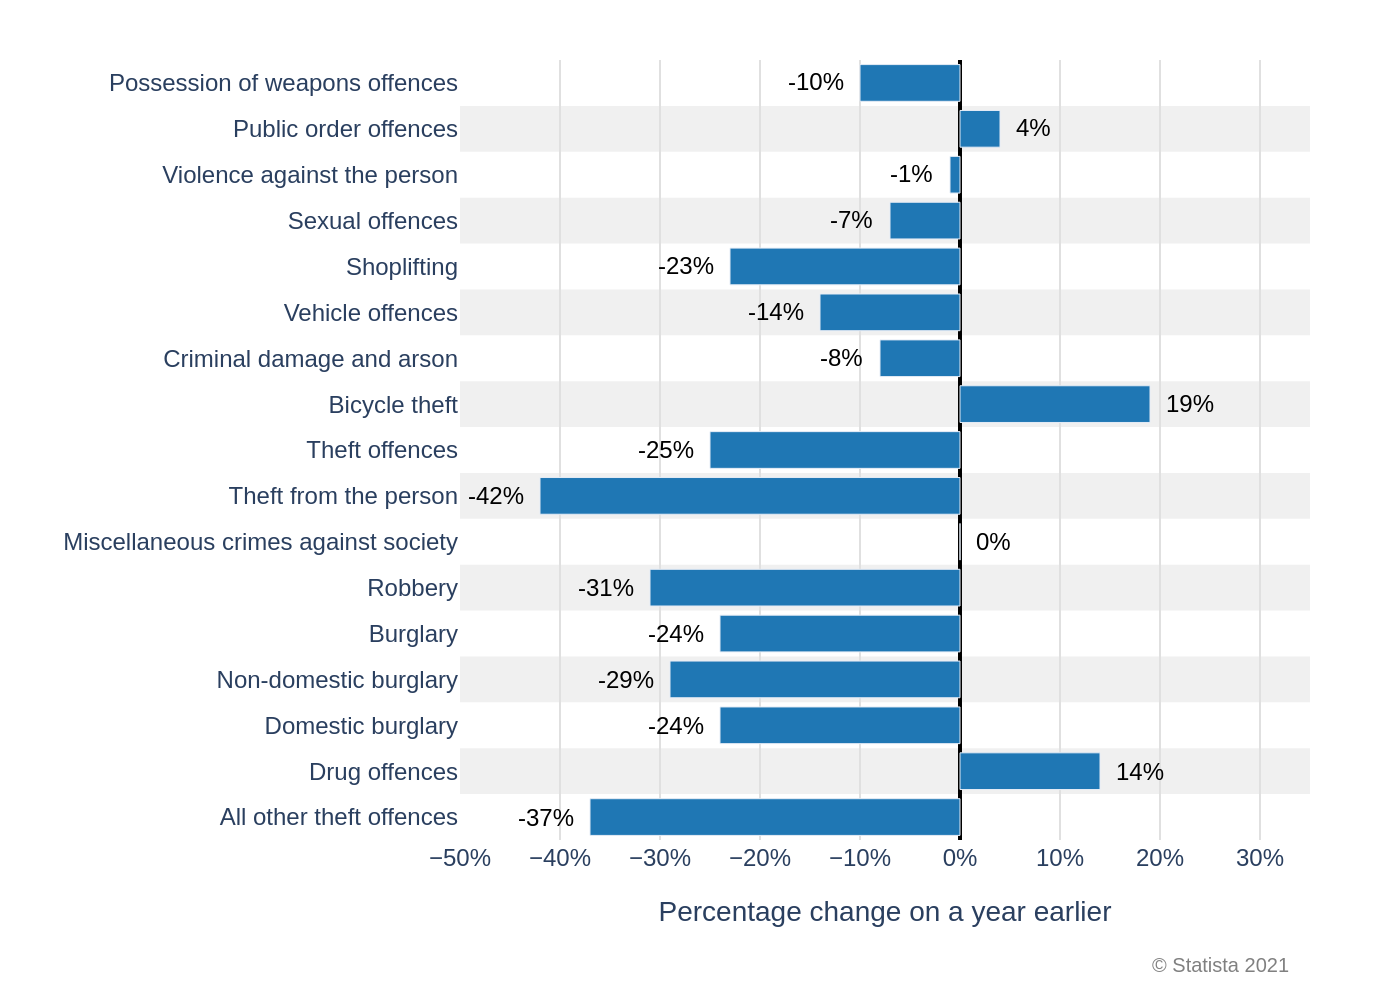

This chart was generated by the following Python code:
import sys
import json
import plotly.graph_objects as go

if len(sys.argv) != 2:
    print("Usage: python <script_name>.py <json_file_path>")
    sys.exit(1)

json_path = sys.argv[1]

try:
    with open(json_path, 'r', encoding='utf-8') as f:
        chart_info = json.load(f)
except FileNotFoundError:
    print(f"Error: JSON file not found at {json_path}")
    sys.exit(1)
except json.JSONDecodeError:
    print(f"Error: Could not decode JSON from {json_path}")
    sys.exit(1)

chart_data = chart_info['chart_data']
texts = chart_info['texts']
colors = chart_info['colors']

categories = [item['category'] for item in chart_data]
values = [item['value'] for item in chart_data]

fig = go.Figure()

fig.add_trace(go.Bar(
    y=categories,
    x=values,
    orientation='h',
    marker=dict(color=colors[0]),
    hoverinfo='none'
))

for category, value in zip(categories, values):
    text_label = f"{value}%"
    x_anchor = 'left' if value >= 0 else 'right'
    x_shift = 6 if value >= 0 else -6
    
    fig.add_annotation(
        x=value,
        y=category,
        text=text_label,
        showarrow=False,
        xanchor=x_anchor,
        xshift=x_shift,
        font=dict(family="Arial", size=12, color="black"),
        align="center"
    )

shapes = []
for i in range(len(categories)):
    if i % 2 != 0:
        shape = go.layout.Shape(
            type="rect",
            xref="paper",
            yref="y",
            x0=0,
            y0=i - 0.5,
            x1=1,
            y1=i + 0.5,
            fillcolor="#f0f0f0",
            layer="below",
            line_width=0,
        )
        shapes.append(shape)

fig.update_layout(
    font=dict(family="Arial", size=12),
    plot_bgcolor='white',
    paper_bgcolor='white',
    shapes=shapes,
    xaxis=dict(
        title=texts['x_axis_title'],
        range=[-50, 35],
        dtick=10,
        ticksuffix='%',
        showgrid=True,
        gridcolor='#e0e0e0',
        zeroline=True,
        zerolinewidth=2,
        zerolinecolor='black'
    ),
    yaxis=dict(
        showgrid=False,
        tickfont=dict(size=12)
    ),
    margin=dict(l=230, r=45, t=30, b=80),
    showlegend=False,
)

if texts.get('source'):
    fig.add_annotation(
        text=texts['source'],
        xref="paper", yref="paper",
        x=0.98, y=-0.14,
        showarrow=False,
        xanchor='right',
        yanchor='top',
        align='right',
        font=dict(size=10, color='grey')
    )

base_filename = json_path.rsplit('.', 1)[0]
output_filename = f"{base_filename}.png"

fig.write_image(output_filename, scale=2)
print(f"Chart saved to {output_filename}")
